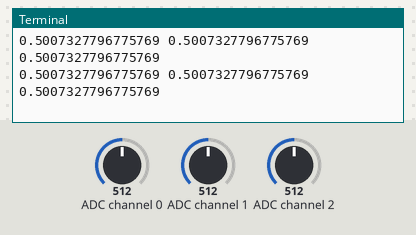
A program run on a simulated Raspberry Pi (BCM pin numbers). Parts: the last lines printed to the terminal. The inputs (shaded band) are chosen by the test bench; at power-on: ADC channel 0 = 512, ADC channel 1 = 512, ADC channel 2 = 512 (analog values on the 0–1023 scale).

Above: at 1.2 s.
1.3 s: ADC channel 0 set to 716
At 2.3 s:
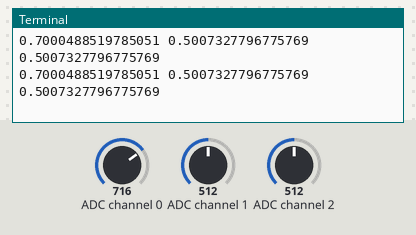
2.8 s: ADC channel 1 set to 716
At 3.9 s:
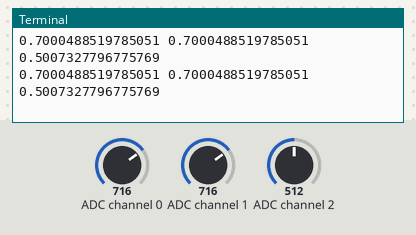
4.3 s: ADC channel 2 set to 716
At 5.1 s:
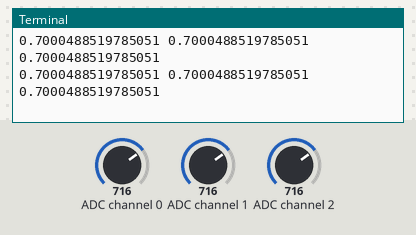
5.8 s: ADC channel 0 set to 900
At 6.9 s:
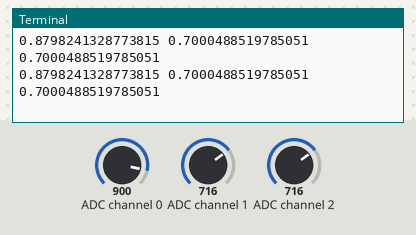
7.3 s: ADC channel 1 set to 900
At 8.2 s:
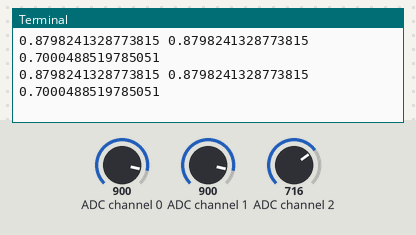
8.8 s: ADC channel 2 set to 900
At 9.9 s:
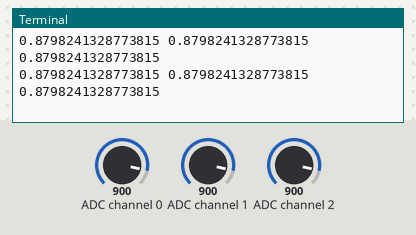
Timing chart, 0 to 10.8 s (numbered marks = the images above; inputs shaded):
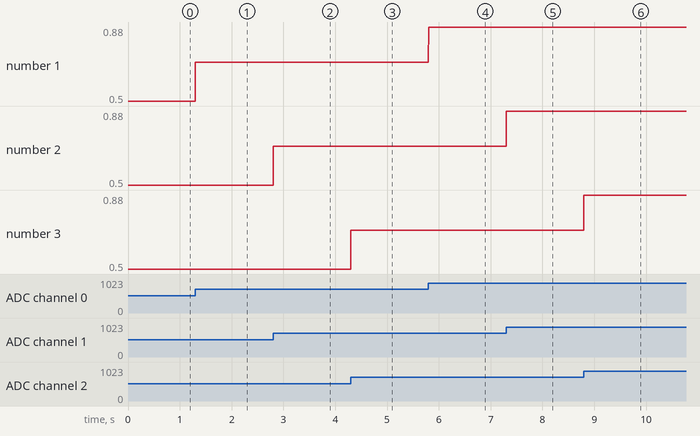

Measured:
- after the input at 1.3 s, the terminal: prints a new line at once (image 1)
- after the input at 2.8 s, the terminal: prints a new line at once (image 2)
- after the input at 4.3 s, the terminal: prints a new line at once (image 3)
- after the input at 5.8 s, the terminal: prints a new line at once (image 4)
- after the input at 7.3 s, the terminal: prints a new line at once (image 5)
- after the input at 8.8 s, the terminal: prints a new line at once (image 6)
- plotted number 1: 0.5 → 0.7 after the input at 1.3 s, 0.7 → 0.88 after the input at 5.8 s

The program:

mcp3008VR.py
```python
from gpiozero import MCP3008, PWMLED
import time


VR = MCP3008(7)
l1 = MCP3008(0)
l2 = MCP3008(1)
l3 = MCP3008(2)
#VR = 0
while True:
    # valVR = VR.value
    # print('variable resistor:',valVR*100)
    print(l1.value, l2.value, l3.value)
```
